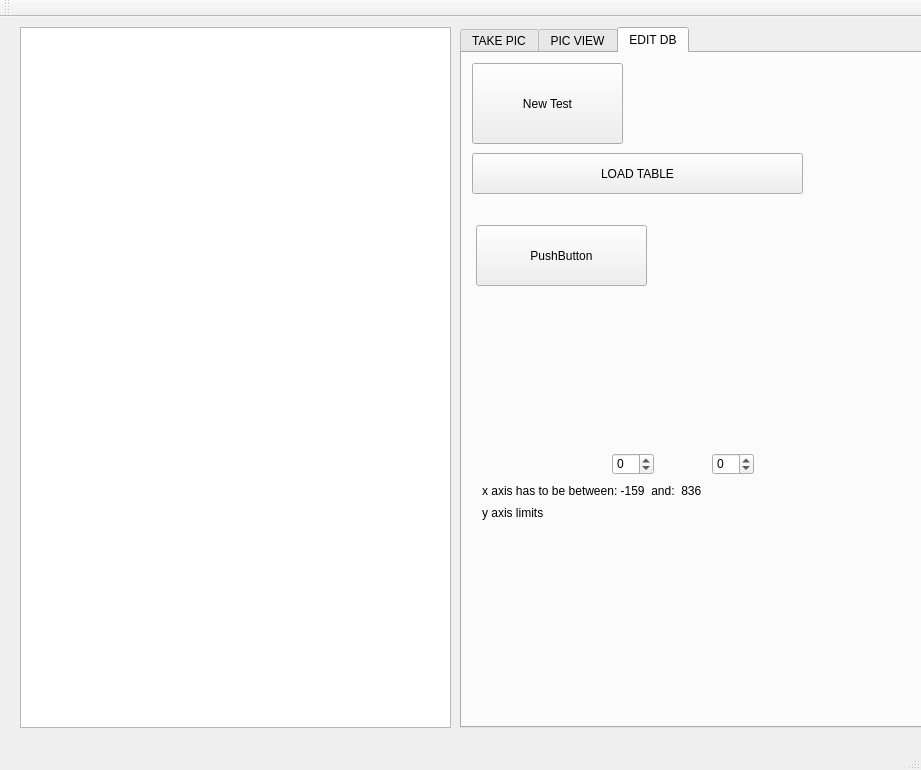
<?xml version="1.0" encoding="UTF-8"?>
<ui version="4.0">
 <class>MainWindow</class>
 <widget class="QMainWindow" name="MainWindow">
  <property name="geometry">
   <rect>
    <x>0</x>
    <y>0</y>
    <width>921</width>
    <height>770</height>
   </rect>
  </property>
  <property name="windowTitle">
   <string>SUPERGUI9000</string>
  </property>
  <widget class="QWidget" name="centralWidget">
   <widget class="QTableView" name="tableView">
    <property name="geometry">
     <rect>
      <x>20</x>
      <y>10</y>
      <width>431</width>
      <height>701</height>
     </rect>
    </property>
   </widget>
   <widget class="QTabWidget" name="tabWidget">
    <property name="geometry">
     <rect>
      <x>460</x>
      <y>10</y>
      <width>481</width>
      <height>701</height>
     </rect>
    </property>
    <property name="currentIndex">
     <number>2</number>
    </property>
    <widget class="QWidget" name="tab_3">
     <attribute name="title">
      <string>TAKE PIC</string>
     </attribute>
    </widget>
    <widget class="QWidget" name="tab">
     <attribute name="title">
      <string>PIC VIEW</string>
     </attribute>
    </widget>
    <widget class="QWidget" name="tab_2">
     <attribute name="title">
      <string>EDIT DB</string>
     </attribute>
     <widget class="QPushButton" name="pushButton_load">
      <property name="geometry">
       <rect>
        <x>10</x>
        <y>100</y>
        <width>331</width>
        <height>41</height>
       </rect>
      </property>
      <property name="text">
       <string>LOAD TABLE</string>
      </property>
     </widget>
     <widget class="QPushButton" name="test">
      <property name="geometry">
       <rect>
        <x>10</x>
        <y>10</y>
        <width>151</width>
        <height>81</height>
       </rect>
      </property>
      <property name="text">
       <string>New Test</string>
      </property>
     </widget>
     <widget class="QPushButton" name="pushButton_find">
      <property name="geometry">
       <rect>
        <x>14</x>
        <y>172</y>
        <width>171</width>
        <height>61</height>
       </rect>
      </property>
      <property name="text">
       <string>PushButton</string>
      </property>
     </widget>
     <widget class="QSpinBox" name="Xinput">
      <property name="geometry">
       <rect>
        <x>150</x>
        <y>400</y>
        <width>42</width>
        <height>22</height>
       </rect>
      </property>
      <property name="minimum">
       <number>-159</number>
      </property>
      <property name="maximum">
       <number>836</number>
      </property>
     </widget>
     <widget class="QSpinBox" name="Yinput">
      <property name="geometry">
       <rect>
        <x>250</x>
        <y>400</y>
        <width>42</width>
        <height>22</height>
       </rect>
      </property>
      <property name="minimum">
       <number>-9000</number>
      </property>
      <property name="maximum">
       <number>9000</number>
      </property>
     </widget>
     <widget class="QLabel" name="label">
      <property name="geometry">
       <rect>
        <x>20</x>
        <y>450</y>
        <width>421</width>
        <height>20</height>
       </rect>
      </property>
      <property name="text">
       <string>y axis limits</string>
      </property>
      <property name="scaledContents">
       <bool>false</bool>
      </property>
     </widget>
     <widget class="QLabel" name="label2">
      <property name="geometry">
       <rect>
        <x>20</x>
        <y>430</y>
        <width>421</width>
        <height>16</height>
       </rect>
      </property>
      <property name="text">
       <string>x axis has to be between: -159  and:  836</string>
      </property>
     </widget>
    </widget>
   </widget>
  </widget>
  <widget class="QMenuBar" name="menuBar">
   <property name="geometry">
    <rect>
     <x>0</x>
     <y>0</y>
     <width>921</width>
     <height>21</height>
    </rect>
   </property>
  </widget>
  <widget class="QToolBar" name="mainToolBar">
   <attribute name="toolBarArea">
    <enum>TopToolBarArea</enum>
   </attribute>
   <attribute name="toolBarBreak">
    <bool>false</bool>
   </attribute>
  </widget>
  <widget class="QStatusBar" name="statusBar"/>
 </widget>
 <layoutdefault spacing="6" margin="11"/>
 <resources/>
 <connections/>
</ui>
